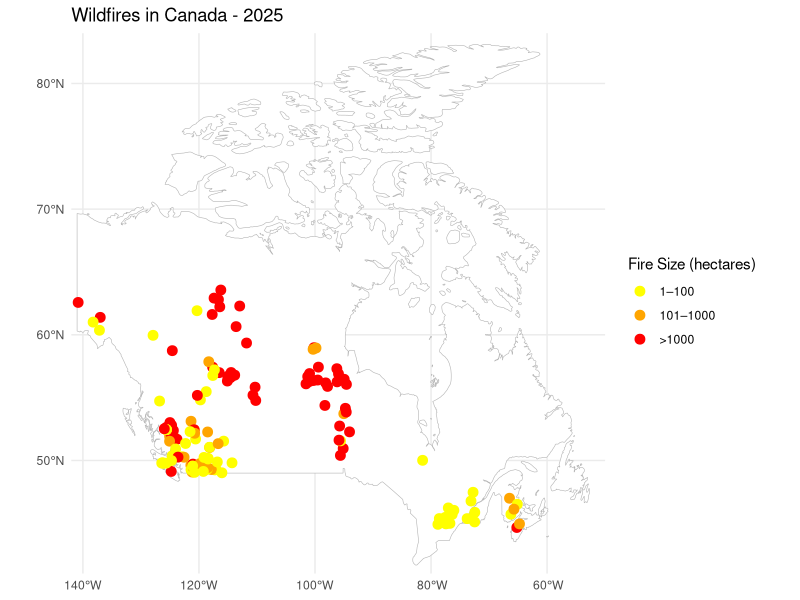
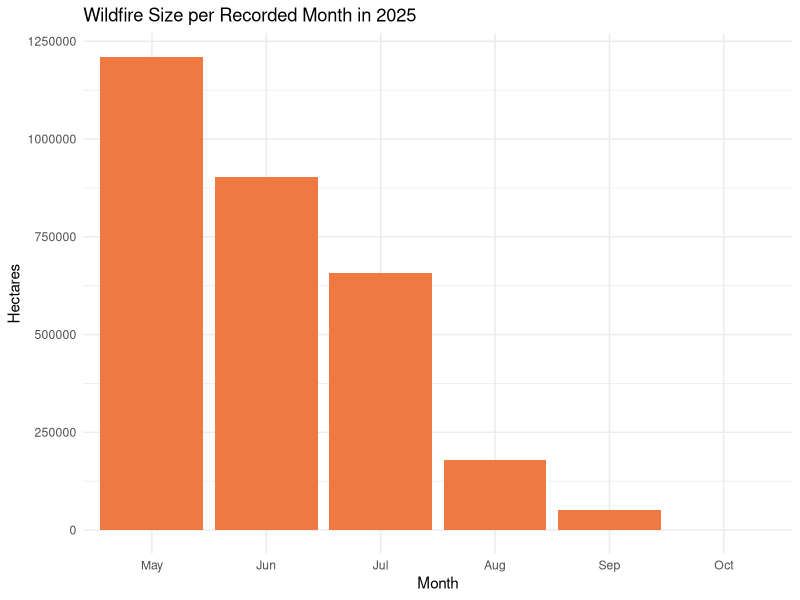
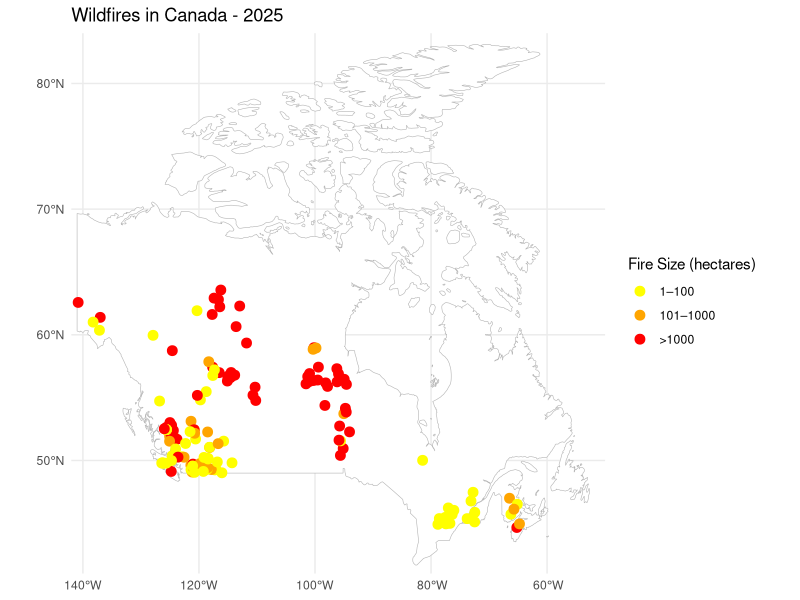
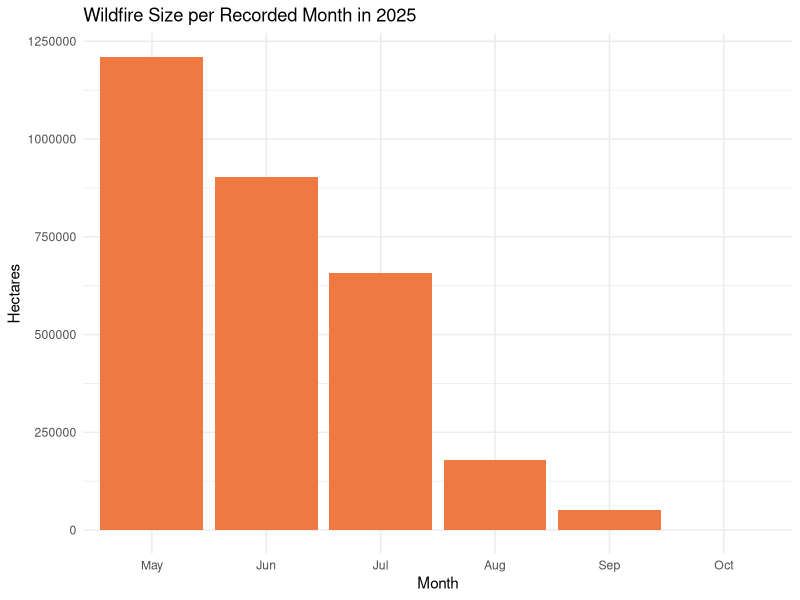

Here is the R script that generated these plots, in order:
## ---- chunk 1
install.packages("sf")
install.packages("rnaturalearth")
install.packages("rnaturalearthdata")
library(tidyverse)   
library(sf)          
library(rnaturalearth)
library(lubridate)


wildfires <- read_csv("../data_raw/activefires.csv")
## ---- chunk 2
wildfires <- wildfires %>% 
  rename(start_date = `startdate`,
         fire_name = `firename`,
         latitude = `lat`,
         longitude = `lon`,
         time_zone = `timezone`)

wildfires <- wildfires %>% 
  filter (!agency %in% c("conus", "ak")) 

#In order to double check and see if that worked, I can ask R to list out the rows of the agency dataframe: 
unique(wildfires$agency)
## ---- chunk 3
wildfires <- wildfires <- st_as_sf(wildfires, coords = c("longitude", "latitude"),
                         crs = 4326, remove = FALSE)

#categorize the fire intensity by creating categories for size of the fire.
wildfires$size_cat <- cut(wildfires$hectares,
                             breaks = c(-Inf, 100, 1000, Inf),
                             labels = c("1–100", "101–1000", ">1000"))


fire_colors <- c("1–100" = "yellow", 
                 "101–1000" = "orange", 
                 ">1000" = "red")


canada <- ne_countries(scale = "medium", country = "canada", returnclass = "sf")


fire_size_map <- ggplot() +
  geom_sf(data = canada, fill = "white", color = "gray70", size= 0.3) +
  geom_sf(data = wildfires, aes(color = size_cat), size = 3, alpha = 1) +
  scale_color_manual(values= fire_colors, name="Fire Size (hectares)") + 
  coord_sf(xlim = c(-142, -50), ylim = c(41, 84), expand = FALSE) +
  labs(title = "Wildfires in Canada - 2025") +
  theme_minimal() 
fire_size_map

ggsave("../outputs/fire_size_map.png")
## ---- chunk 4
wildfires$month <- month(wildfires$start_date, label = TRUE, abbr= TRUE)

fire_month_plot <- ggplot(wildfires, aes(x = month, y = hectares)) +
  geom_col(fill = "sienna2") +
  labs(x = "Month", y = "Hectares", title = "Wildfire Size per Recorded Month in 2025") +
  theme_minimal()
fire_month_plot

ggsave("../outputs/fire_month_plot.png")
## ---- chunk 5
fire_risk <- function(hectares, month) {
  if (hectares > 1000 & month %in% c("May", "Jun", "Jul", "Aug")) {
    category <- "High Risk"
  } else if (hectares > 100) {
    category <- "Medium Risk"
  } else {
    category <- "Low Risk"
  }
  return(category)
}

#To check and see if the categories are assigned to the proper value ranges, we can hypothesize outputs with test hectare values in different peak fire months.
fire_risk(1500, "Jul")  
fire_risk(500, "May")    
fire_risk(50, "May") 


#Applying the function to the dataset - mapply allows it to apply a function to multiple vectors.
wildfires$risk_level <- mapply(fire_risk, wildfires$hectares, wildfires$month)
